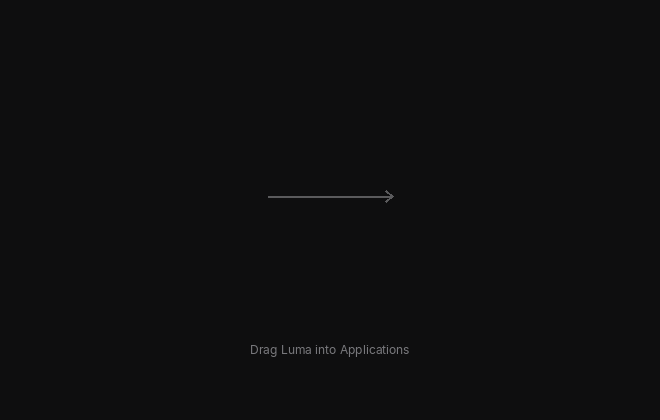

The Python source for this figure:
#!/usr/bin/env python3
"""Draw the DMG window's background: dmg-background.png and its @2x.

Run it after changing the layout here or in dmg-settings.py; both PNGs are
checked in, so a release build needs no Pillow. The geometry below must match
dmg-settings.py: the window is WIDTH x HEIGHT points, and the arrow runs
between the two icon centres.
"""

from pathlib import Path

from PIL import Image, ImageDraw, ImageFont

WIDTH, HEIGHT = 660, 420
APP, APPLICATIONS = (180, 196), (480, 196)
ICON = 128
HERE = Path(__file__).resolve().parent
FONT = HERE.parents[2] / "assets" / "fonts" / "Inter-Regular.ttf"

BACKGROUND = (14, 14, 15)
ARROW = (90, 90, 92)
TEXT = (120, 120, 124)


def draw(scale: int) -> Image.Image:
    s = lambda v: round(v * scale)  # noqa: E731
    image = Image.new("RGB", (s(WIDTH), s(HEIGHT)), BACKGROUND)
    pen = ImageDraw.Draw(image)

    # A thin arrow from the app to the folder, clear of both icons.
    left = APP[0] + ICON / 2 + 24
    right = APPLICATIONS[0] - ICON / 2 - 24
    y = APP[1]
    width = max(1, s(1.5))
    pen.line([(s(left), s(y)), (s(right), s(y))], fill=ARROW, width=width)
    pen.line(
        [(s(right - 7), s(y - 6)), (s(right), s(y)), (s(right - 7), s(y + 6))],
        fill=ARROW,
        width=width,
        joint="curve",
    )

    font = ImageFont.truetype(str(FONT), s(12))
    text = "Drag Luma into Applications"
    x = (s(WIDTH) - pen.textlength(text, font=font)) / 2
    pen.text((x, s(342)), text, font=font, fill=TEXT)
    return image


def main() -> None:
    draw(1).save(HERE / "dmg-background.png", optimize=True)
    draw(2).save(HERE / "dmg-background@2x.png", optimize=True)


if __name__ == "__main__":
    main()
